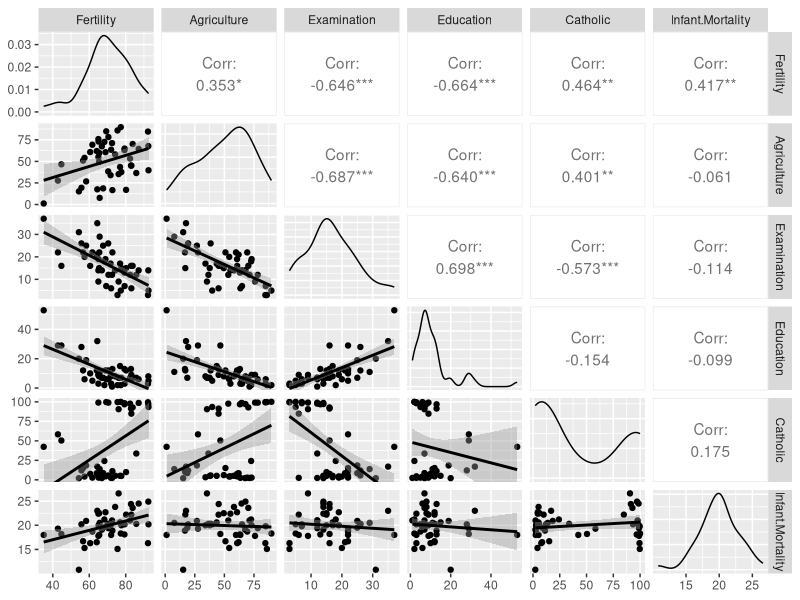
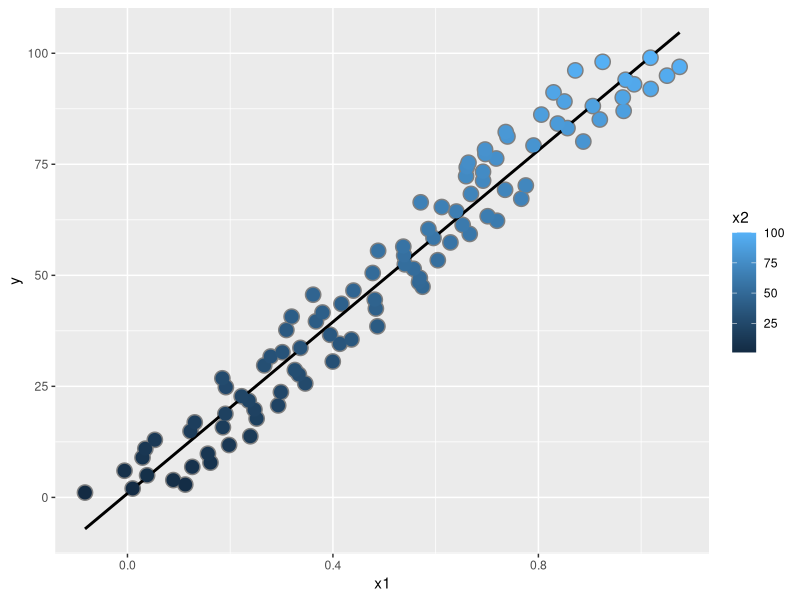
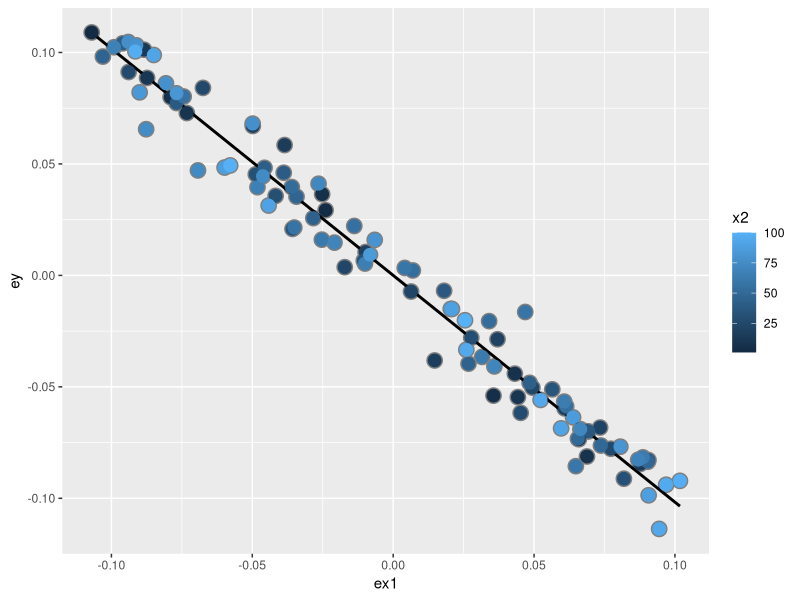
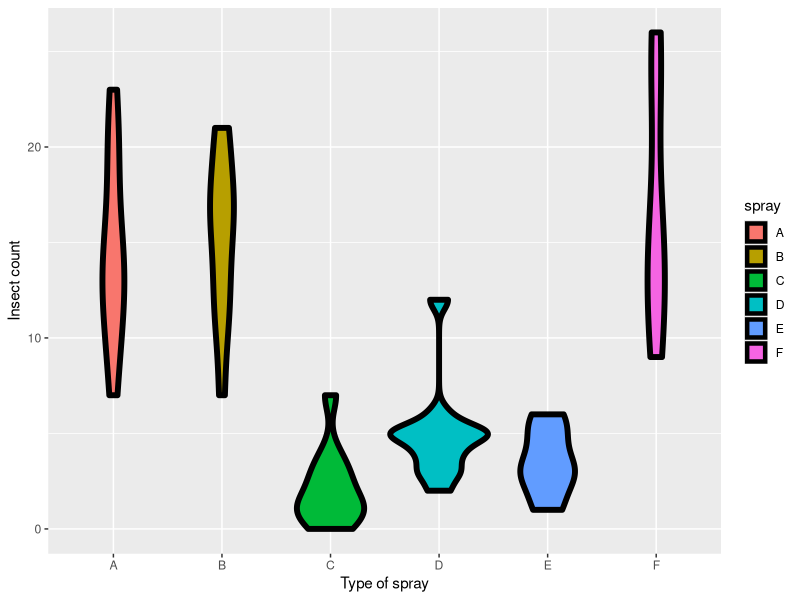
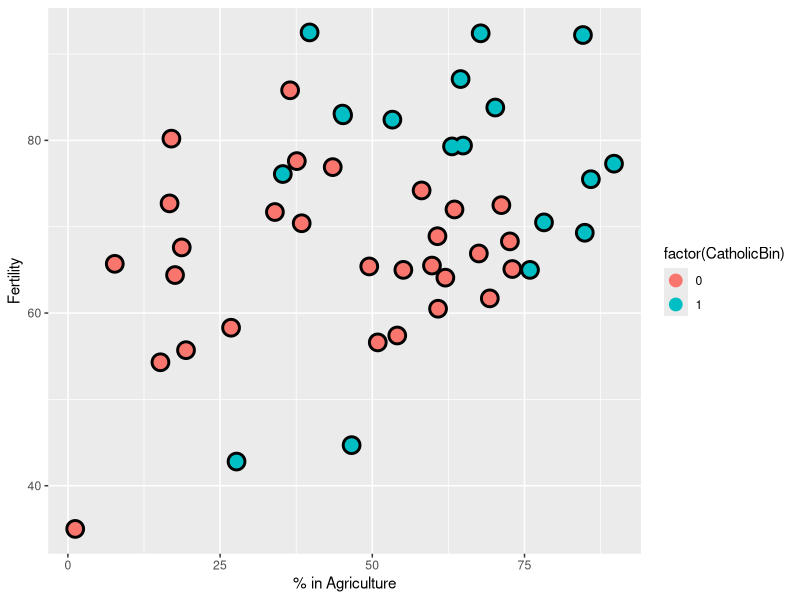
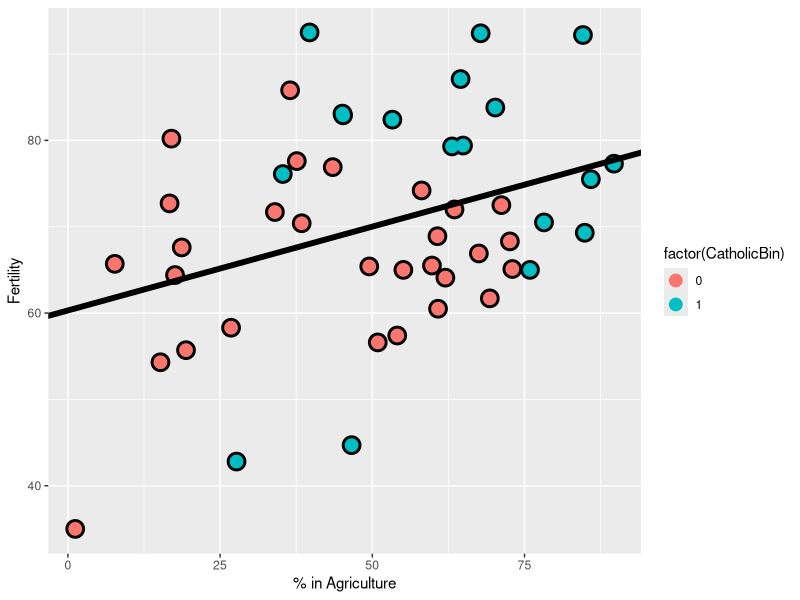
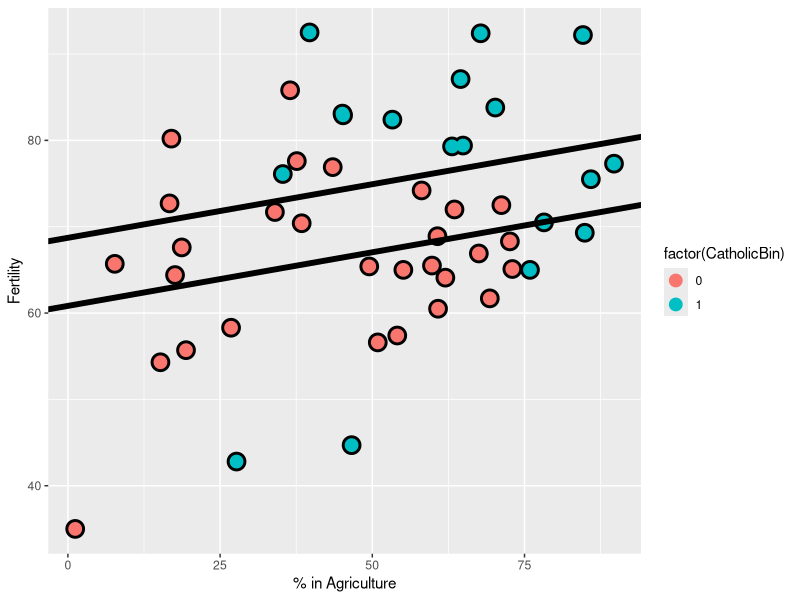
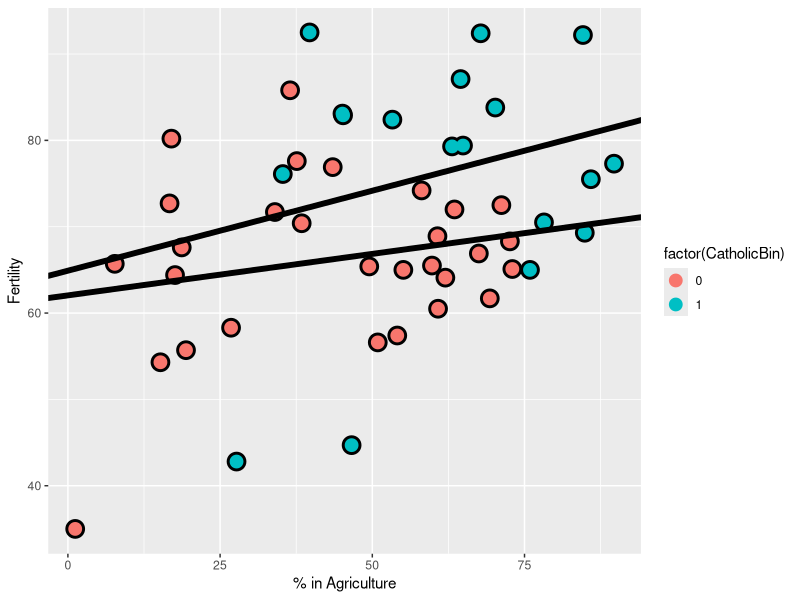

Write R code to recreate these figures, in order.
## ---- chunk 1


library(knitr)

# make this an external chunk that can be included in any file
options(width = 100)

opts_chunk$set(message = F, error = F, warning = F, comment = NA, fig.align = 'center', dpi = 100, tidy = F, cache.path = '.cache/', fig.path = 'fig/')

options(xtable.type = 'html')

knit_hooks$set(inline = function(x) {
  if(is.numeric(x)) {
    round(x, getOption('digits'))
  } else {
    paste(as.character(x), collapse = ', ')
  }
})

knit_hooks$set(plot = knitr:::hook_plot_html)

runif(1)


## ---- chunk 2

require(datasets) 
data(swiss)
require(GGally); 
require(ggplot2)

#g <- ggpairs(swiss, lower = list(continuous = "smooth"),params = c(method = "loess"))

g <- ggpairs(swiss, lower = list(continuous = wrap("smooth", method = "lm")))

g

## ---- chunk 3
summary(lm(Fertility ~ . , data = swiss))$coefficients
## ---- chunk 4
summary(lm(Fertility ~ Agriculture, data = swiss))$coefficients
## ---- chunk 5

n <- 100 
x2 <- 1:n 
x1 <- .01 * x2 + runif(n, -.1, .1)

y = -x1 + x2 + rnorm(n, sd = .01)

summary(lm(y ~ x1))$coef

summary(lm(y ~ x1 + x2))$coef


## ---- chunk 6

dat = data.frame(y = y, x1 = x1, x2 = x2, ey = resid(lm(y ~ x2)), ex1 = resid(lm(x1 ~ x2)))

library(ggplot2)

g = ggplot(dat, aes(y = y, x = x1, colour = x2))
g = g + geom_point(colour="grey50", size = 5) + geom_smooth(method = lm, se = FALSE, colour = "black") 
g = g + geom_point(size = 4) 

g
## ---- chunk 7

g2 = ggplot(dat, aes(y = ey, x = ex1, colour = x2))  

g2 = g2 + geom_point(colour="grey50", size = 5) + geom_smooth(method = lm, se = FALSE, colour = "black") + 

geom_point(size = 4) 

g2

## ---- chunk 8
z <- swiss$Agriculture + swiss$Education
lm(Fertility ~ . + z, data = swiss)
## ---- chunk 9
require(datasets);data(InsectSprays); require(stats); require(ggplot2)
g = ggplot(data = InsectSprays, aes(y = count, x = spray, fill  = spray))
g = g + geom_violin(colour = "black", size = 2)
g = g + xlab("Type of spray") + ylab("Insect count")
g

## ---- chunk 10
summary(lm(count ~ spray, data = InsectSprays))$coef
## ---- chunk 11
summary(lm(count ~ 
             I(1 * (spray == 'B')) + I(1 * (spray == 'C')) + 
             I(1 * (spray == 'D')) + I(1 * (spray == 'E')) +
             I(1 * (spray == 'F'))
           , data = InsectSprays))$coef
## ---- chunk 12
summary(lm(count ~ 
   I(1 * (spray == 'B')) + I(1 * (spray == 'C')) +  
   I(1 * (spray == 'D')) + I(1 * (spray == 'E')) +
   I(1 * (spray == 'F')) + I(1 * (spray == 'A')), data = InsectSprays))$coef
## ---- chunk 13
summary(lm(count ~ spray - 1, data = InsectSprays))$coef
library(dplyr)
summarise(group_by(InsectSprays, spray), mn = mean(count))
## ---- chunk 14
spray2 <- relevel(InsectSprays$spray, "C")
summary(lm(count ~ spray2, data = InsectSprays))$coef
## ---- chunk 15
library(datasets); data(swiss)
head(swiss)
## ---- chunk 16
library(dplyr); 
swiss = mutate(swiss, CatholicBin = 1 * (Catholic > 50))
## ---- chunk 17
g = ggplot(swiss, aes(x = Agriculture, y = Fertility, colour = factor(CatholicBin)))
g = g + geom_point(size = 6, colour = "black") + geom_point(size = 4)
g = g + xlab("% in Agriculture") + ylab("Fertility")
g
## ---- chunk 18
summary(lm(Fertility ~ Agriculture, data = swiss))$coef
## ---- chunk 19
fit = lm(Fertility ~ Agriculture, data = swiss)
g1 = g
g1 = g1 + geom_abline(intercept = coef(fit)[1], slope = coef(fit)[2], size = 2)
g1
## ---- chunk 20
summary(lm(Fertility ~ Agriculture + factor(CatholicBin), data = swiss))$coef
## ---- chunk 21
fit = lm(Fertility ~ Agriculture + factor(CatholicBin), data = swiss)
g1 = g
g1 = g1 + geom_abline(intercept = coef(fit)[1], slope = coef(fit)[2], size = 2)
g1 = g1 + geom_abline(intercept = coef(fit)[1] + coef(fit)[3], slope = coef(fit)[2], size = 2)
g1
## ---- chunk 22
summary(lm(Fertility ~ Agriculture * factor(CatholicBin), data = swiss))$coef
## ---- chunk 23
fit = lm(Fertility ~ Agriculture * factor(CatholicBin), data = swiss)
g1 = g
g1 = g1 + geom_abline(intercept = coef(fit)[1], slope = coef(fit)[2], size = 2)
g1 = g1 + geom_abline(intercept = coef(fit)[1] + coef(fit)[3], 
                          slope = coef(fit)[2] + coef(fit)[4], size = 2)
g1
## ---- chunk 24
summary(lm(Fertility ~ Agriculture + Agriculture : factor(CatholicBin), data = swiss))$coef
